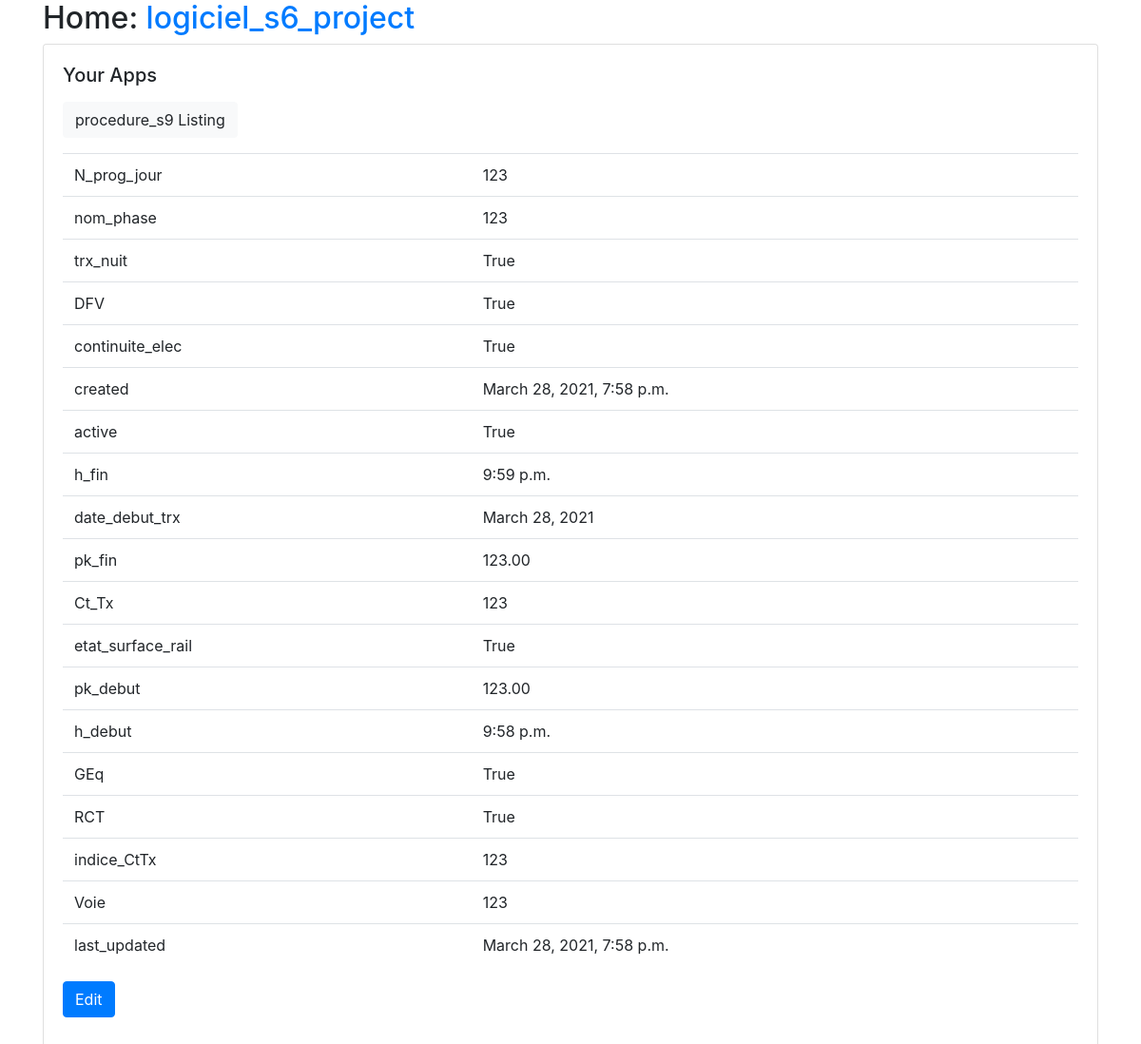
/info_base_chantier/info_base_chantier/procedure_s9/detail/1/, run on the app's committed database.
### info_base_chantier/models.py (models this page shows, shortened)
class procedure_s9(models.Model):
    N_prog_jour = models.IntegerField()
    nom_phase = models.CharField(max_length=30)
    trx_nuit = models.BooleanField()
    DFV = models.BooleanField()
    continuite_elec = models.BooleanField()
    created = models.DateTimeField(auto_now_add=True, editable=False)
    active = models.BooleanField()
    h_fin = models.TimeField()
    date_debut_trx = models.DateField()
    pk_fin = models.DecimalField(max_digits=10, decimal_places=2)
    Ct_Tx = models.CharField(max_length=30)
    etat_surface_rail = models.BooleanField()
    pk_debut = models.DecimalField(max_digits=10, decimal_places=2)
    h_debut = models.TimeField()
    GEq = models.BooleanField()
    RCT = models.BooleanField()
    indice_CtTx = models.CharField(max_length=30)
    Voie = models.CharField(max_length=30)
    last_updated = models.DateTimeField(auto_now=True, editable=False)
    class Meta:
        pass
    def get_update_url(self):
        return reverse("info_base_chantier_procedure_s9_update", args=(self.pk,))

### info_base_chantier/views.py (the view)
# urls.py: path("info_base_chantier/procedure_s9/detail/<int:pk>/", views.procedure_s9DetailView.as_view(), name="info_base_chantier_procedure_s9_detail"),
class procedure_s9DetailView(generic.DetailView):
    model = models.procedure_s9
    form_class = forms.procedure_s9Form

### info_base_chantier/templates/info_base_chantier/procedure_s9_detail.html
{% extends "base.html" %}
{% load static %}
{% block content %}
<p>
    <a class="btn btn-light" href="{% url 'info_base_chantier_procedure_s9_list' %}">
    procedure_s9 Listing
    </a>
</p>
<table class="table">
    <tr><td>N_prog_jour</td><td>{{ object.N_prog_jour }}</td></tr>
    <tr><td>nom_phase</td><td>{{ object.nom_phase }}</td></tr>
    <tr><td>trx_nuit</td><td>{{ object.trx_nuit }}</td></tr>
    <tr><td>DFV</td><td>{{ object.DFV }}</td></tr>
    <tr><td>continuite_elec</td><td>{{ object.continuite_elec }}</td></tr>
    <tr><td>created</td><td>{{ object.created }}</td></tr>
    <tr><td>active</td><td>{{ object.active }}</td></tr>
    <tr><td>h_fin</td><td>{{ object.h_fin }}</td></tr>
    <tr><td>date_debut_trx</td><td>{{ object.date_debut_trx }}</td></tr>
    <tr><td>pk_fin</td><td>{{ object.pk_fin }}</td></tr>
    <tr><td>Ct_Tx</td><td>{{ object.Ct_Tx }}</td></tr>
    <tr><td>etat_surface_rail</td><td>{{ object.etat_surface_rail }}</td></tr>
    <tr><td>pk_debut</td><td>{{ object.pk_debut }}</td></tr>
    <tr><td>h_debut</td><td>{{ object.h_debut }}</td></tr>
    <tr><td>GEq</td><td>{{ object.GEq }}</td></tr>
    <tr><td>RCT</td><td>{{ object.RCT }}</td></tr>
    <tr><td>indice_CtTx</td><td>{{ object.indice_CtTx }}</td></tr>
    <tr><td>Voie</td><td>{{ object.Voie }}</td></tr>
    <tr><td>last_updated</td><td>{{ object.last_updated }}</td></tr>
</table>
<a class="btn btn-primary" href="{{object.get_update_url}}">Edit</a>
{% endblock %}

### templates/base.html (shortened to what this page needs)
{% load static %}
<html>
  <head>
    <link rel="stylesheet" href="https://stackpath.bootstrapcdn.com/bootstrap/4.3.1/css/bootstrap.min.css"
>
  </head>
  <body>
    <div id="content" class="container">
      <h2>Home: <a href="{% url 'index' %}">logiciel_s6_project</a></h2>
      <div class="card">
        <div class="card-body">
          <h5 class="card-title">Your Apps</h5>
          <p class="card-text">{% block content %}{% endblock %}</p>
        </div>
      </div>
    </div>
  </body>
</html>

### data on the page
procedure_s9: N_prog_jour "123", nom_phase "123", trx_nuit "True", DFV "True", continuite_elec "True", created "March 28, 2021, 7:58 p.m.", active "True", h_fin "9:59 p.m.", date_debut_trx "March 28, 2021", pk_fin "123.00", Ct_Tx "123", etat_surface_rail "True", pk_debut "123.00", h_debut "9:58 p.m.", GEq "True", RCT "True", indice_CtTx "123", Voie "123", last_updated "March 28, 2021, 7:58 p.m."
